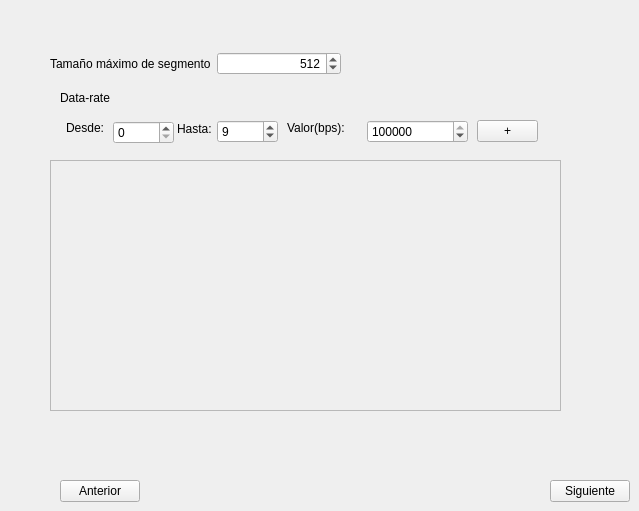
      <widget class="QWidget" name="tab_5">
       <attribute name="title">
        <string>Data-Rate</string>
       </attribute>
       <widget class="QLabel" name="label_16">
        <property name="geometry">
         <rect>
          <x>60</x>
          <y>90</y>
          <width>61</width>
          <height>16</height>
         </rect>
        </property>
        <property name="text">
         <string>Data-rate</string>
        </property>
       </widget>
       <widget class="QWidget" name="layoutWidget">
        <property name="geometry">
         <rect>
          <x>50</x>
          <y>40</y>
          <width>291</width>
          <height>48</height>
         </rect>
        </property>
        <layout class="QHBoxLayout" name="horizontalLayout_9">
         <item>
          <widget class="QLabel" name="label_7">
           <property name="text">
            <string>Tamaño máximo de segmento</string>
           </property>
          </widget>
         </item>
         <item>
          <widget class="QSpinBox" name="segsize">
           <property name="layoutDirection">
            <enum>Qt::LeftToRight</enum>
           </property>
           <property name="alignment">
            <set>Qt::AlignRight|Qt::AlignTrailing|Qt::AlignVCenter</set>
           </property>
           <property name="maximum">
            <number>999999</number>
           </property>
           <property name="value">
            <number>512</number>
           </property>
          </widget>
         </item>
        </layout>
       </widget>
       <widget class="QPushButton" name="next_4">
        <property name="geometry">
         <rect>
          <x>550</x>
          <y>480</y>
          <width>80</width>
          <height>22</height>
         </rect>
        </property>
        <property name="text">
         <string>Siguiente</string>
        </property>
       </widget>
       <widget class="QPushButton" name="prev_4">
        <property name="geometry">
         <rect>
          <x>60</x>
          <y>480</y>
          <width>80</width>
          <height>22</height>
         </rect>
        </property>
        <property name="text">
         <string>Anterior</string>
        </property>
       </widget>
       <widget class="QWidget" name="repetir" native="true">
        <property name="geometry">
         <rect>
          <x>57</x>
          <y>111</y>
          <width>491</width>
          <height>41</height>
         </rect>
        </property>
        <property name="minimumSize">
         <size>
          <width>392</width>
          <height>41</height>
         </size>
        </property>
        <property name="maximumSize">
         <size>
          <width>16777215</width>
          <height>35</height>
         </size>
        </property>
        <widget class="QLabel" name="label_24">
         <property name="geometry">
          <rect>
           <x>9</x>
           <y>9</y>
           <width>42</width>
           <height>16</height>
          </rect>
         </property>
         <property name="text">
          <string>Desde:</string>
         </property>
        </widget>
        <widget class="QSpinBox" name="datarate_from">
         <property name="geometry">
          <rect>
           <x>56</x>
           <y>10</y>
           <width>61</width>
           <height>23</height>
          </rect>
         </property>
         <property name="maximum">
          <number>9999</number>
         </property>
         <property name="value">
          <number>0</number>
         </property>
        </widget>
        <widget class="QLabel" name="label_26">
         <property name="geometry">
          <rect>
           <x>120</x>
           <y>10</y>
           <width>39</width>
           <height>16</height>
          </rect>
         </property>
         <property name="text">
          <string>Hasta:</string>
         </property>
        </widget>
        <widget class="QSpinBox" name="datarate_to">
         <property name="geometry">
          <rect>
           <x>160</x>
           <y>9</y>
           <width>61</width>
           <height>23</height>
          </rect>
         </property>
         <property name="maximum">
          <number>9999</number>
         </property>
         <property name="value">
          <number>9</number>
         </property>
        </widget>
        <widget class="QLabel" name="label_27">
         <property name="geometry">
          <rect>
           <x>230</x>
           <y>9</y>
           <width>61</width>
           <height>16</height>
          </rect>
         </property>
         <property name="text">
          <string>Valor(bps):</string>
         </property>
        </widget>
        <widget class="QSpinBox" name="datarate_val">
         <property name="geometry">
          <rect>
           <x>310</x>
           <y>9</y>
           <width>101</width>
           <height>23</height>
          </rect>
         </property>
         <property name="minimum">
          <number>1</number>
         </property>
         <property name="maximum">
          <number>999999999</number>
         </property>
         <property name="value">
          <number>10485760</number>
         </property>
        </widget>
        <widget class="QPushButton" name="pushButton">
         <property name="geometry">
          <rect>
           <x>420</x>
           <y>9</y>
           <width>61</width>
           <height>22</height>
          </rect>
         </property>
         <property name="text">
          <string>+</string>
         </property>
        </widget>
       </widget>
       <widget class="QScrollArea" name="scrollArea_2">
        <property name="geometry">
         <rect>
          <x>50</x>
          <y>160</y>
          <width>511</width>
          <height>251</height>
         </rect>
        </property>
        <property name="widgetResizable">
         <bool>true</bool>
        </property>
        <widget class="QWidget" name="scrollAreaWidgetContents_3">
         <property name="geometry">
          <rect>
           <x>0</x>
           <y>0</y>
           <width>509</width>
           <height>249</height>
          </rect>
         </property>
         <layout class="QGridLayout" name="gridLayout_2">
          <item row="0" column="0">
           <layout class="QVBoxLayout" name="verticalLayout_3"/>
          </item>
         </layout>
        </widget>
       </widget>
      </widget>
